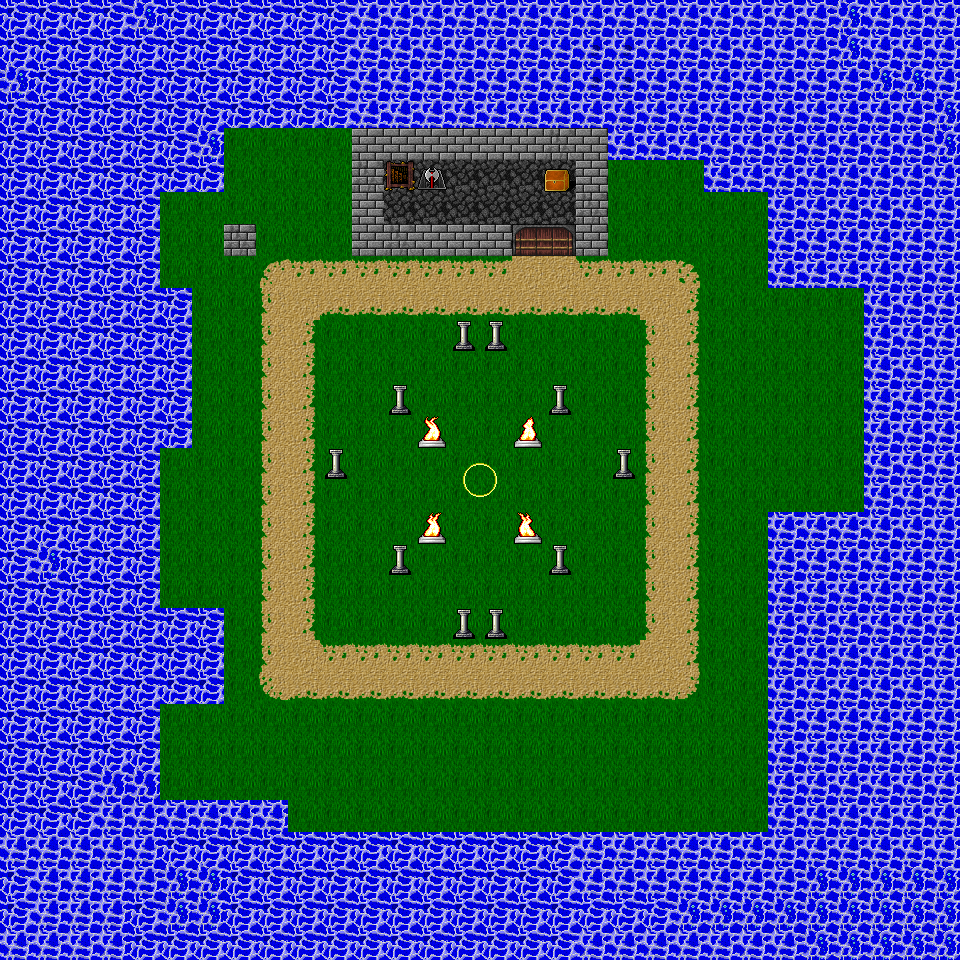

Rendered tile map (Tiled .tmx) drawn with the repository's tilesets; below, a short description and the full map source, tile grids included:
An orthogonal 30x30 tile map with 32x32 px tiles, 2 tile layers (Background, Collision).

<map version="1.10" tiledversion="1.11.0" orientation="orthogonal" renderorder="right-down" width="30" height="30" tilewidth="32" tileheight="32" infinite="0" nextlayerid="3" nextobjectid="1">
 <tileset firstgid="1" source="../Tiled/Tile.tsx" />
 <layer id="1" name="Background" width="30" height="30">
  <data encoding="csv">
0,0,0,0,0,0,0,0,0,0,0,0,0,0,0,0,0,0,0,0,0,0,0,0,0,0,0,0,0,0,
0,0,0,0,0,0,0,0,0,0,0,0,0,0,0,0,0,0,0,0,0,0,0,0,0,0,0,0,0,0,
0,0,0,0,0,0,0,0,0,0,0,0,0,0,0,0,0,0,0,0,0,0,0,0,0,0,0,0,0,0,
0,0,0,0,0,0,0,0,0,0,0,0,0,0,0,0,0,0,0,0,0,0,0,0,0,0,0,0,0,0,
0,0,0,0,0,0,0,290,290,290,290,0,0,0,0,0,0,0,0,0,0,0,0,0,0,0,0,0,0,0,
0,0,0,0,0,0,0,290,290,290,290,0,157,157,157,157,157,157,0,290,290,290,0,0,0,0,0,0,0,0,
0,0,0,0,0,290,290,290,290,290,290,157,157,157,157,157,157,157,0,290,290,290,290,290,0,0,0,0,0,0,
0,0,0,0,0,290,290,290,290,290,290,0,0,0,0,0,92,94,0,290,290,290,290,290,0,0,0,0,0,0,
0,0,0,0,0,290,290,290,318,314,314,314,314,314,314,314,312,312,314,314,314,316,290,290,0,0,0,0,0,0,
0,0,0,0,0,0,290,290,326,312,320,320,320,320,320,320,320,320,320,320,312,292,290,290,290,290,290,0,0,0,
0,0,0,0,0,0,290,290,326,292,290,290,290,290,290,290,290,290,290,290,326,292,290,290,290,290,290,0,0,0,
0,0,0,0,0,0,290,290,326,292,290,290,290,290,290,290,290,290,290,290,326,292,290,290,290,290,290,0,0,0,
0,0,0,0,0,0,290,290,326,292,290,290,290,290,290,290,290,290,290,290,326,292,290,290,290,290,290,0,0,0,
0,0,0,0,0,0,290,290,326,292,290,290,290,290,290,290,290,290,290,290,326,292,290,290,290,290,290,0,0,0,
0,0,0,0,0,290,290,290,326,292,290,290,290,290,290,290,290,290,290,290,326,292,290,290,290,290,290,0,0,0,
0,0,0,0,0,290,290,290,326,292,290,290,290,290,290,290,290,290,290,290,326,292,290,290,290,290,290,0,0,0,
0,0,0,0,0,290,290,290,326,292,290,290,290,290,290,290,290,290,290,290,326,292,290,290,0,0,0,0,0,0,
0,0,0,0,0,290,290,290,326,292,290,290,290,290,290,290,290,290,290,290,326,292,290,290,0,0,0,0,0,0,
0,0,0,0,0,290,290,290,326,292,290,290,290,290,290,290,290,290,290,290,326,292,290,290,0,0,0,0,0,0,
0,0,0,0,0,0,0,290,326,292,290,290,290,290,290,290,290,290,290,290,326,292,290,290,0,0,0,0,0,0,
0,0,0,0,0,0,0,290,326,312,314,314,314,314,314,314,314,314,314,314,312,292,290,290,0,0,0,0,0,0,
0,0,0,0,0,0,0,290,324,320,320,320,320,320,320,320,320,320,320,320,320,322,290,290,0,0,0,0,0,0,
0,0,0,0,0,290,290,290,290,290,290,290,290,290,290,290,290,290,290,290,290,290,290,290,0,0,0,0,0,0,
0,0,0,0,0,290,290,290,290,290,290,290,290,290,290,290,290,290,290,290,290,290,290,290,0,0,0,0,0,0,
0,0,0,0,0,290,290,290,290,290,290,290,290,290,290,290,290,290,290,290,290,290,290,290,0,0,0,0,0,0,
0,0,0,0,0,0,0,0,0,290,290,290,290,290,290,290,290,290,290,290,290,290,290,290,0,0,0,0,0,0,
0,0,0,0,0,0,0,0,0,0,0,0,0,0,0,0,0,0,0,0,0,0,0,0,0,0,0,0,0,0,
0,0,0,0,0,0,0,0,0,0,0,0,0,0,0,0,0,0,0,0,0,0,0,0,0,0,0,0,0,0,
0,0,0,0,0,0,0,0,0,0,0,0,0,0,0,0,0,0,0,0,0,0,0,0,0,0,0,0,0,0,
0,0,0,0,0,0,0,0,0,0,0,0,0,0,0,0,0,0,0,0,0,0,0,0,0,0,0,0,0,0
</data>
 </layer>
 <layer id="2" name="Collision" width="30" height="30">
  <data encoding="csv">
1443,1443,1443,1443,1448,1443,1443,1443,1443,1443,1443,1446,1446,1446,1446,1446,1446,1446,1446,1446,1446,1446,1446,1446,1446,1446,1448,1446,1446,1446,
1443,1443,1443,1443,1443,1443,1443,1443,1443,1443,1443,1446,1446,1446,1446,1446,1446,1446,1447,1447,1446,1446,1446,1446,1446,1446,1448,1446,1446,1446,
1448,1443,1443,1443,1443,1443,1443,1443,1443,1443,1443,1446,1446,1446,1446,1446,1446,1446,1447,1447,1446,1446,1446,1446,1446,1446,1446,1448,1448,1446,
1443,1443,1443,1443,1443,1443,1443,1443,1443,1443,1443,1446,1446,1446,1446,1446,1446,1446,1446,1446,1446,1446,1446,1446,1446,1446,1446,1446,1446,1448,
1443,1443,1443,1443,1443,1443,1448,0,0,0,0,1341,1341,1341,1341,1341,1341,1342,1341,1446,1446,1446,1446,1446,1446,1446,1446,1446,1446,1448,
1443,1443,1443,1443,1443,1443,1443,0,0,0,0,1342,692,829,0,0,0,87,1341,0,0,0,1446,1446,1446,1446,1446,1446,1446,1446,
1443,1443,1443,1443,1443,0,0,0,0,0,0,1341,0,0,0,0,0,0,1342,0,0,0,0,0,1446,1446,1446,1446,1446,1446,
1443,1443,1443,1443,1443,0,0,1342,0,0,0,1341,1342,1341,1341,1341,0,0,1341,0,0,0,0,0,1446,1446,1446,1446,1446,1446,
1443,1443,1443,1443,1443,0,0,0,0,0,0,0,0,0,0,0,0,0,0,0,0,0,0,0,1446,1446,1446,1446,1446,1446,
1443,1443,1443,1443,1443,1443,0,0,0,0,0,0,0,0,0,0,0,0,0,0,0,0,0,0,0,0,0,1446,1446,1446,
1443,1443,1443,1443,1443,1443,0,0,0,0,0,0,0,0,779,779,0,0,0,0,0,0,0,0,0,0,0,1446,1446,1446,
1443,1443,1443,1443,1443,1443,0,0,0,0,0,0,0,0,0,0,0,0,0,0,0,0,0,0,0,0,0,1446,1446,1446,
1443,1443,1443,1443,1443,1443,0,0,0,0,0,0,779,0,0,0,0,779,0,0,0,0,0,0,0,0,0,1446,1446,1446,
1443,1443,1443,1443,1443,1443,0,0,0,0,0,0,0,28,0,0,32,0,0,0,0,0,0,0,0,0,0,1446,1446,1446,
1443,1443,1443,1443,1443,0,0,0,0,0,779,0,0,0,579,580,0,0,0,779,0,0,0,0,0,0,0,1446,1446,1446,
1443,1443,1443,1443,1443,0,0,0,0,0,0,0,0,0,577,578,0,0,0,0,0,0,0,0,0,0,0,1446,1446,1446,
1443,1443,1443,1443,1443,0,0,0,0,0,0,0,0,34,0,0,35,0,0,0,0,0,0,0,1446,1446,1446,1446,1446,1446,
1443,1448,1443,1443,1443,0,0,0,0,0,0,0,779,0,0,0,0,779,0,0,0,0,0,0,1446,1446,1446,1446,1446,1446,
1443,1443,1443,1443,1443,0,0,0,0,0,0,0,0,0,0,0,0,0,0,0,0,0,0,0,1446,1446,1446,1446,1446,1446,
1443,1443,1443,1443,1443,1443,1443,0,0,0,0,0,0,0,779,779,0,0,0,0,0,0,0,0,1446,1446,1446,1446,1446,1446,
1443,1443,1443,1443,1443,1443,1443,0,0,0,0,0,0,0,0,0,0,0,0,0,0,0,0,0,1446,1446,1446,1446,1446,1446,
1443,1443,1443,1443,1443,1443,1443,0,0,0,0,0,0,0,0,0,0,0,0,0,0,0,0,0,1446,1446,1446,1446,1446,1446,
1443,1443,1443,1443,1443,0,0,0,0,0,0,0,0,0,0,0,0,0,0,0,0,0,0,0,1446,1446,1446,1446,1446,1446,
1443,1443,1443,1443,1443,0,0,0,0,0,0,0,0,0,0,0,0,0,0,0,0,0,0,0,1446,1446,1446,1446,1446,1446,
1443,1443,1443,1450,1450,0,0,0,0,0,0,0,0,0,0,0,0,0,0,0,0,0,0,0,1446,1446,1446,1446,1446,1446,
1443,1443,1443,1446,1446,1446,1446,1446,1446,0,0,0,0,0,0,0,0,0,0,0,0,0,0,0,1446,1446,1446,1446,1446,1446,
1446,1446,1446,1446,1446,1443,1443,1443,1443,1443,1443,1443,1443,1443,1443,1443,1443,1443,1446,1446,1446,1446,1446,1446,1446,1446,1446,1446,1446,1446,
1443,1446,1446,1446,1446,1448,1448,1443,1443,1443,1443,1443,1443,1443,1443,1443,1443,1443,1446,1446,1446,1446,1446,1446,1446,1448,1448,1448,1448,1448,
1443,1446,1446,1446,1443,1448,1448,1443,1443,1443,1443,1443,1443,1443,1443,1443,1443,1443,1442,1442,1442,1448,1448,1448,1448,1448,1448,1448,1448,1448,
1446,1446,1446,1446,1443,1443,1443,1443,1443,1443,1443,1443,1443,1443,1443,1443,1443,1443,1446,1446,1446,1446,1446,1446,1446,1448,1448,1448,1448,1448
</data>
 </layer>
</map>
